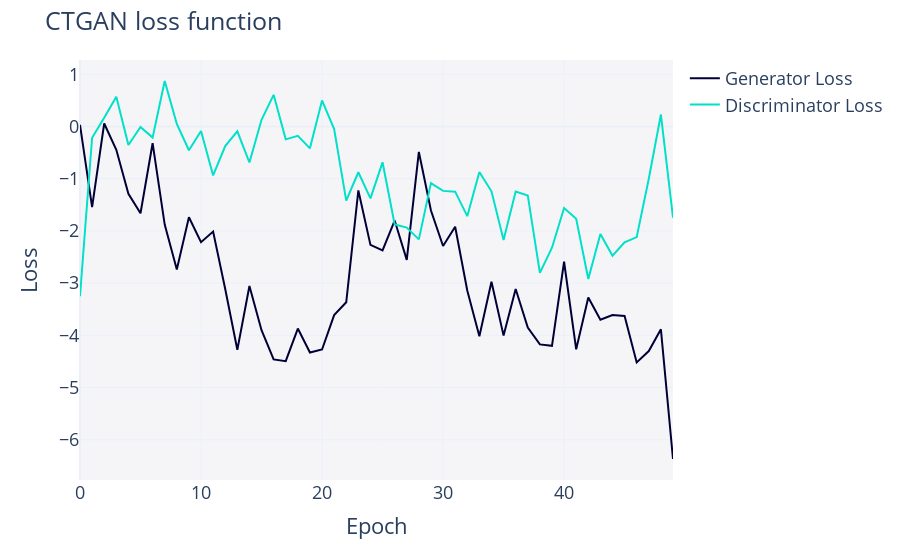

Source (notebook cell):
### Code cell
fig = ctgan1.get_loss_values_plot()
fig

### Figure 1 — Plotly figure (JSON) as saved in the notebook; plotly's stock layout.template omitted (floating-point values rounded to 4 significant figures)
{"data": [{"hovertemplate": "variable=Generator Loss<br>Epoch=%{x}<br>value=%{y}<extra></extra>", "legendgroup": "Generator Loss", "line": {"color": "#000036", "dash": "solid"}, "marker": {"symbol": "circle"}, "mode": "lines", "name": "Generator Loss", "orientation": "v", "showlegend": true, "type": "scatter", "x": [0, 1, 2, 3, 4, 5, 6, 7, 8, 9, 10, 11, 12, 13, 14, 15, 16, 17, 18, 19, 20, 21, 22, 23, 24, 25, 26, 27, 28, 29, 30, 31, 32, 33, 34, 35, 36, 37, 38, 39, 40, 41, 42, 43, 44, 45, 46, 47, 48, 49], "xaxis": "x", "y": [0.03217, -1.543, 0.05699, -0.4459, -1.289, -1.662, -0.3207, -1.879, -2.738, -1.739, -2.216, -2.012, -3.113, -4.277, -3.056, -3.9, -4.46, -4.493, -3.869, -4.329, -4.271, -3.611, -3.366, -1.225, -2.267, -2.373, -1.802, -2.555, -0.488, -1.609, -2.29, -1.921, -3.141, -4.015, -2.973, -4.004, -3.113, -3.851, -4.173, -4.199, -2.59, -4.267, -3.276, -3.702, -3.612, -3.628, -4.517, -4.301, -3.884, -6.367], "yaxis": "y"}, {"hovertemplate": "variable=Discriminator Loss<br>Epoch=%{x}<br>value=%{y}<extra></extra>", "legendgroup": "Discriminator Loss", "line": {"color": "#01E0C9", "dash": "solid"}, "marker": {"symbol": "circle"}, "mode": "lines", "name": "Discriminator Loss", "orientation": "v", "showlegend": true, "type": "scatter", "x": [0, 1, 2, 3, 4, 5, 6, 7, 8, 9, 10, 11, 12, 13, 14, 15, 16, 17, 18, 19, 20, 21, 22, 23, 24, 25, 26, 27, 28, 29, 30, 31, 32, 33, 34, 35, 36, 37, 38, 39, 40, 41, 42, 43, 44, 45, 46, 47, 48, 49], "xaxis": "x", "y": [-3.249, -0.2159, 0.165, 0.5677, -0.3543, -0.00951, -0.2132, 0.8708, 0.04745, -0.4547, -0.08592, -0.9386, -0.3763, -0.09237, -0.69, 0.1269, 0.6058, -0.2465, -0.1798, -0.419, 0.4991, -0.05073, -1.421, -0.8764, -1.377, -0.6861, -1.875, -1.936, -2.162, -1.084, -1.233, -1.248, -1.717, -0.8712, -1.242, -2.174, -1.245, -1.321, -2.804, -2.321, -1.56, -1.767, -2.921, -2.059, -2.474, -2.218, -2.118, -1.0, 0.2281, -1.748], "yaxis": "y"}], "layout": {"font": {"size": 18}, "legend": {"orientation": "v", "title": {"text": ""}, "tracegroupgap": 0}, "margin": {"t": 60}, "plot_bgcolor": "#F5F5F8", "title": {"text": "CTGAN loss function"}, "xaxis": {"anchor": "y", "domain": [0, 1], "title": {"text": "Epoch"}}, "yaxis": {"anchor": "x", "domain": [0, 1], "title": {"text": "Loss"}}}}
